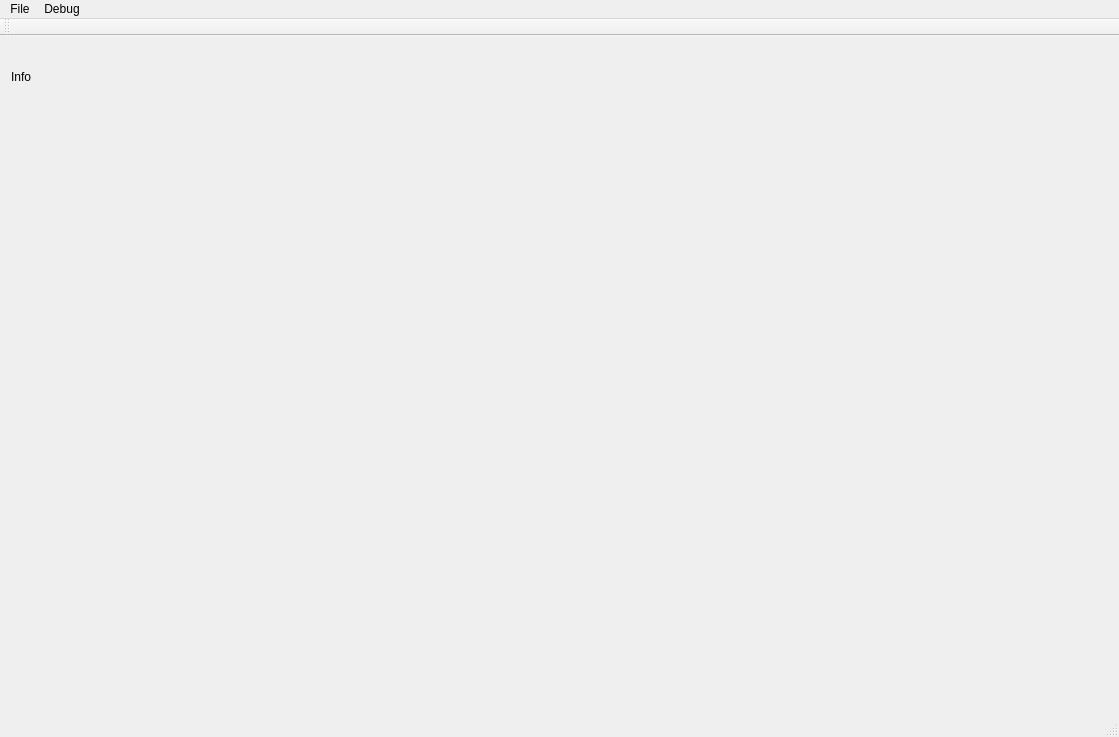
<?xml version="1.0" encoding="UTF-8"?>
<ui version="4.0">
 <class>VirtualPilotClass</class>
 <widget class="QMainWindow" name="VirtualPilotClass">
  <property name="geometry">
   <rect>
    <x>0</x>
    <y>0</y>
    <width>1119</width>
    <height>737</height>
   </rect>
  </property>
  <property name="windowTitle">
   <string>Virtual Pilot</string>
  </property>
  <widget class="QWidget" name="centralWidget">
   <property name="sizePolicy">
    <sizepolicy hsizetype="Fixed" vsizetype="Fixed">
     <horstretch>0</horstretch>
     <verstretch>0</verstretch>
    </sizepolicy>
   </property>
   <property name="autoFillBackground">
    <bool>false</bool>
   </property>
   <layout class="QHBoxLayout" name="horizontalLayout_2">
    <item>
     <layout class="QHBoxLayout" name="horizontalLayout">
      <property name="sizeConstraint">
       <enum>QLayout::SetMaximumSize</enum>
      </property>
      <item>
       <layout class="QVBoxLayout" name="verticalLayout_2">
        <property name="sizeConstraint">
         <enum>QLayout::SetMaximumSize</enum>
        </property>
        <item>
         <widget class="QLabel" name="m_lInfo">
          <property name="minimumSize">
           <size>
            <width>200</width>
            <height>60</height>
           </size>
          </property>
          <property name="text">
           <string>Info</string>
          </property>
         </widget>
        </item>
        <item>
         <widget class="QFrame" name="Render1">
          <property name="sizePolicy">
           <sizepolicy hsizetype="Expanding" vsizetype="Expanding">
            <horstretch>0</horstretch>
            <verstretch>0</verstretch>
           </sizepolicy>
          </property>
          <property name="minimumSize">
           <size>
            <width>0</width>
            <height>0</height>
           </size>
          </property>
          <property name="maximumSize">
           <size>
            <width>20000</width>
            <height>20000</height>
           </size>
          </property>
         </widget>
        </item>
       </layout>
      </item>
     </layout>
    </item>
   </layout>
  </widget>
  <widget class="QMenuBar" name="menuBar">
   <property name="geometry">
    <rect>
     <x>0</x>
     <y>0</y>
     <width>1119</width>
     <height>21</height>
    </rect>
   </property>
   <widget class="QMenu" name="menuFile">
    <property name="title">
     <string>File</string>
    </property>
    <addaction name="actionLoad_scene"/>
    <addaction name="actionLoad_vehicle"/>
    <addaction name="separator"/>
    <addaction name="actionPreferences"/>
    <addaction name="separator"/>
    <addaction name="actionQuit"/>
   </widget>
   <widget class="QMenu" name="menuDebug">
    <property name="title">
     <string>Debug</string>
    </property>
    <addaction name="actionDump_scene"/>
   </widget>
   <addaction name="menuFile"/>
   <addaction name="menuDebug"/>
  </widget>
  <widget class="QToolBar" name="mainToolBar">
   <attribute name="toolBarArea">
    <enum>TopToolBarArea</enum>
   </attribute>
   <attribute name="toolBarBreak">
    <bool>false</bool>
   </attribute>
  </widget>
  <widget class="QStatusBar" name="statusBar"/>
  <action name="actionExport_terrain">
   <property name="text">
    <string>Export terrain...</string>
   </property>
  </action>
  <action name="actionGenerate_matrix">
   <property name="text">
    <string>Generate matrix</string>
   </property>
  </action>
  <action name="actionLoad_scene">
   <property name="text">
    <string>Load scene...</string>
   </property>
  </action>
  <action name="actionLoad_vehicle">
   <property name="text">
    <string>Load vehicle...</string>
   </property>
  </action>
  <action name="actionPreferences">
   <property name="text">
    <string>Preferences...</string>
   </property>
  </action>
  <action name="actionQuit">
   <property name="text">
    <string>Quit</string>
   </property>
  </action>
  <action name="actionDump_scene">
   <property name="text">
    <string>Dump scene</string>
   </property>
  </action>
 </widget>
 <layoutdefault spacing="6" margin="11"/>
 <resources/>
 <connections/>
</ui>
